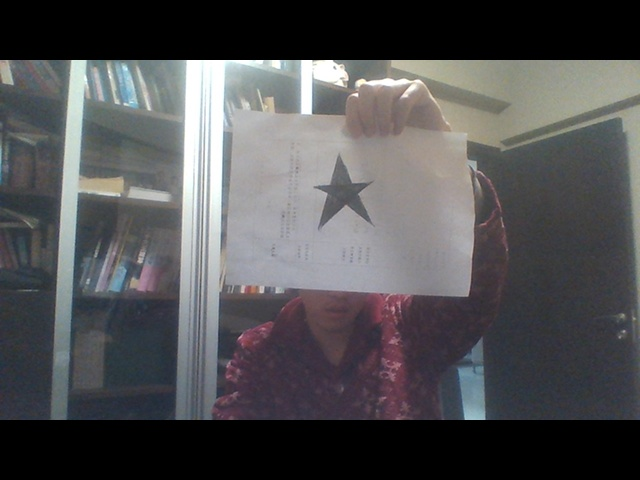
#> input picture 3.jpg, 640 x 480 px, given in place of target11.jpg, which was not available
$ python ImageMatch.py
#> lines starting #> are read from the running program, lines starting #| are printed output that depends on the picture; after the words box and inside, x2 and y2 are one past the last pixel; in counts of white or black regions, pixels touching at a corner belong together; pictures that were not available may be replaced by others from this repository, and a replacement may not be noted
#opencv模板匹配----单目标匹配
import cv2
#读取目标图片
target = cv2.imread("target11.jpg")
#> target is the input picture: shape (480, 640, 3); mean B, G, R 83.4, 81.5, 81.7
#读取模板图片
template = cv2.imread("template.jpg")
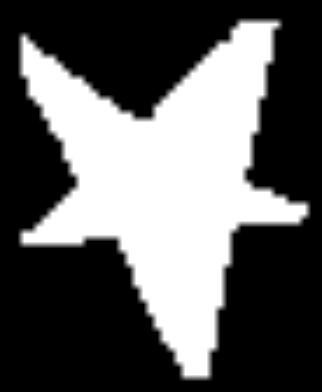
#> input picture template.jpg, 322 x 392 px
#> template is the input picture: shape (392, 322, 3); min 0, max 255, mean 93.8
#获得模板图片的高宽尺寸
theight, twidth = template.shape[:2]
#> theight = 392; twidth = 322
#执行模板匹配，采用的匹配方式cv2.TM_SQDIFF_NORMED
result = cv2.matchTemplate(target,template,cv2.TM_SQDIFF_NORMED)
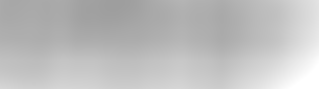
#> result: shape (89, 319) float32; min 0.62, max 1, mean 0.746
#归一化处理
cv2.normalize( result, result, 0, 1, cv2.NORM_MINMAX, -1 )
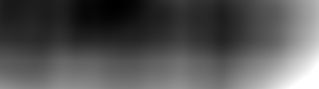
#> result: shape (89, 319) float32; min 3.43e-08, max 1, mean 0.333
#寻找矩阵（一维数组当做向量，用Mat定义）中的最大值和最小值的匹配结果及其位置
min_val, max_val, min_loc, max_loc = cv2.minMaxLoc(result)
#> min_val = 3.43e-08; max_val = 1; min_loc = (114, 3); max_loc = (318, 64)
#匹配值转换为字符串
#对于cv2.TM_SQDIFF及cv2.TM_SQDIFF_NORMED方法min_val越趋近与0匹配度越好，匹配位置取min_loc
#对于其他方法max_val越趋近于1匹配度越好，匹配位置取max_loc
strmin_val = str(min_val)
#> strmin_val = '3.4309891816519666e-08'
#绘制矩形边框，将匹配区域标注出来
#min_loc：矩形定点
#(min_loc[0]+twidth,min_loc[1]+theight)：矩形的宽高
#(0,0,225)：矩形的边框颜色；2：矩形边框宽度
cv2.rectangle(target,min_loc,(min_loc[0]+twidth,min_loc[1]+theight),(0,0,225),2)
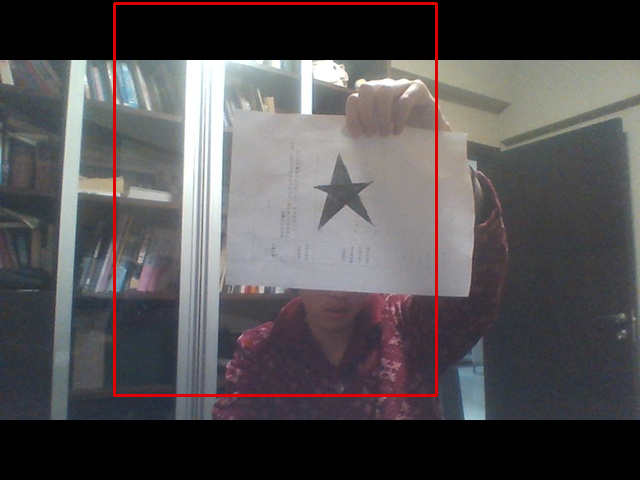
#> target: shape (480, 640, 3); 1.39% of pixels changed, all inside (x1, y1, x2, y2) = (113, 2, 438, 397)
#显示结果,并将匹配值显示在标题栏上
cv2.imshow("MatchResult----MatchingValue="+strmin_val,target)
cv2.waitKey()
cv2.destroyAllWindows()
